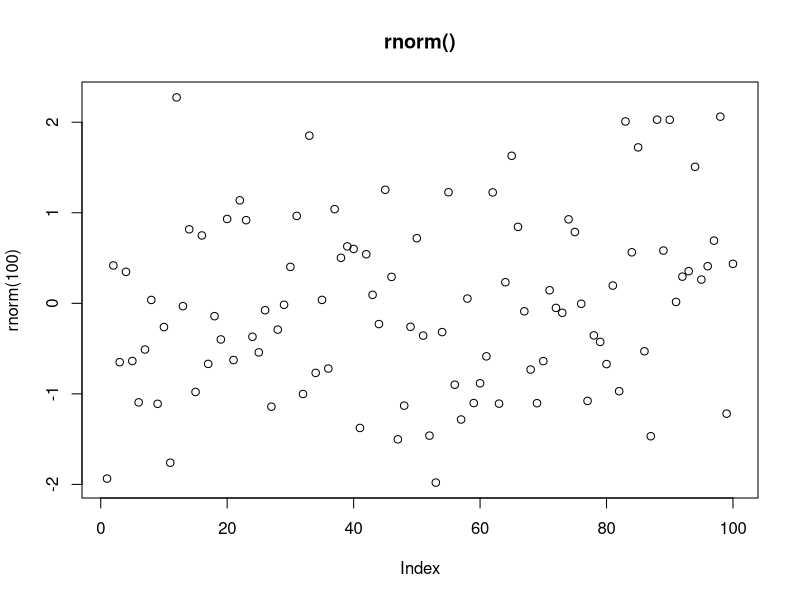
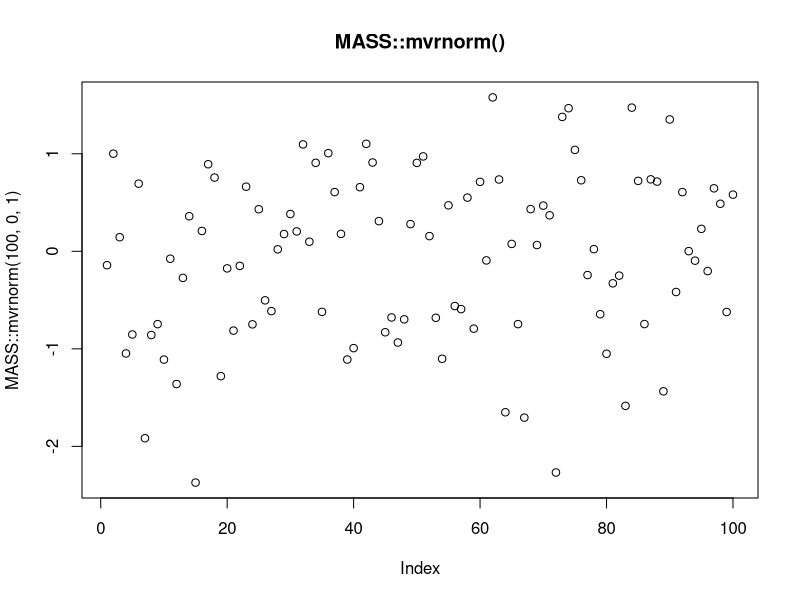

Recreate these plots in R, in order.
## ---- chunk 1

rescale01 <- function(x) {
  rng <- range(x, na.rm = TRUE)
  (x - rng[1]) / (rng[2] - rng[1])
}

rescale01_FALSE <- function(x) {
  rng <- range(x, na.rm = FALSE)
  (x - rng[1]) / (rng[2] - rng[1])
}

test <- c(1,2,3,NA,4,5)

rescale01(test)
rescale01_FALSE(test)
## ---- chunk 2
x <- c(1:10,Inf, c(1:3), Inf, c(1:5), -Inf)
rescale01_mapInf <- function(x) {
rng <- range(x, na.rm = TRUE, finite = TRUE) 
x <- (x - rng[1]) / (rng[2] - rng[1])
x[which(x==Inf)] <- 1
x[which(x==-Inf)] <- 0
return (x)
}
rescale01_mapInf(x)
## ---- chunk 3
x = c(1:5, NA, 1:2, NA, 1:3)
mean(is.na(x))
# rewrite the snippet into a function
proportion_na <- function (x) {
  sum(is.na(x))/length(x)
}
# see if the function output matches the snippet
proportion_na(x)
## ---- chunk 4
x / sum(x, na.rm = TRUE)

divide_by_sum <- function (x) {
  x / sum(x, na.rm = TRUE)
}
divide_by_sum(x)
## ---- chunk 5
sd(x, na.rm = TRUE) / mean(x, na.rm = TRUE)

sd_div_mean <- function (x) {
  sd(x, na.rm = TRUE) / mean(x, na.rm = TRUE)
}
sd_div_mean(x)
## ---- chunk 6
sample_vector <- c(1:10)

variance <- function (x) {
  n <- length(x)
    m <- mean(x)
    (1/(n - 1)) * sum((x - m)^2)
}

skew <- function (x) {
    n <- length(x)
    v <- var(x)
    m <- mean(x)
    third.moment <- (1/(n - 2)) * sum((x - m)^3)
    third.moment/(var(x)^(3/2))
}
# might have to cross-reference this function with other sources to make sure it's correct.

variance(sample_vector)
var(sample_vector)
skew(sample_vector)

## ---- chunk 7
vector1 = c(1, 2, NA, 5, 6)
vector2 = c(NA, 6, NA, 4, 5)

both_na <- function (v1, v2) {
  na1 <- is.na(v1)
  na2 <- is.na(v2)
  intersect(which(na1==TRUE),which(na2==TRUE))
}

vector1
vector2
both_na(vector1,vector2)
## ---- chunk 8
is_directory <- function(x) file.info(x)$isdir
is_readable <- function(x) file.access(x, 4) == 0
## ---- chunk 9
# I commented out the pseudocode so the R markdown file can compile.

# foo_foo %>%
#   hop(through = forest) %>%
#   scoop(up = field_mice) %>%
#   bop(on = head) %>%
#   down(came = good_fairy) %>%
#   scoop(up = field_mice) %>%
#   bop (on = head) %>%
#   give (chances = three) %>%
#   turn (into = goonie)
#   # repeat 3 times, with the # of chances decreasing each time
#   
# play_through (foo_foo, chances) {
#   hop(through = forest) %>%
#   scoop(up = field_mice) %>%
#   bop(on = head) %>%
#   down(came = good_fairy) %>%
#   scoop(up = field_mice) %>%
#   bop (on = head) %>%
#   give (chances = three) %>%
#   turn (into = goonie)
# }
#  
# chances <- 3
# while (chances > 0) {
#   play_through (foo_foo, chances)
#   chances <- chances - 1
# }
#  
## ---- chunk 10
f1 <- function(string, prefix) {
  substr(string, 1, nchar(prefix)) == prefix
}

f1("hello", "he")
f1("hello", "ell")
## ---- chunk 11
f2 <- function(x) {
  if (length(x) <= 1) return(NULL)
  x[-length(x)]
}
x = c(1:10)
x
f2(x)
## ---- chunk 12
f3 <- function(x, y) {
  rep(y, length.out = length(x))
}
x = c(1:10)
x
f3(x, 5)
## ---- chunk 13
library(tidyverse)

preg <- tribble(
  ~pregnant, ~male, ~female,
  "yes",     NA,    10,
  "no",      20,    12
)

# without using functions, convert the pregnant and female columns to booleans (TRUE or FALSE values).
gather(preg, sex, count, male, female) %>%
  mutate(pregnant = pregnant == "yes",
         female = sex == "female") %>%
  select(-sex)
## ---- chunk 14
# write function to convert a vector of strings to TRUE or FALSE, depending on whether the values match a specified string:
string_to_boolean <- function (x, string) {
  x == string
}

# use the function to do the job
gather(preg, sex, count, male, female) %>%
  mutate(pregnant = string_to_boolean(pregnant,"yes"),
         female = string_to_boolean(sex,"female")) %>%
  select(-sex)
## ---- chunk 15

plot(rnorm(100), main = "rnorm()")
plot(MASS::mvrnorm(100,0,1), main = "MASS::mvrnorm()")

## ---- chunk 16
library(lubridate)

greet <- function ( datetime = lubridate::now() ) {
  print(datetime)
  time <- hour(datetime)
  
  if (time < 12) {
    print("good morning")
  } else if (time >= 12 && time < 18) {
    print("good afternoon")
  } else
    print("good evening")
}

greet()
greet(ymd_hms("2016-07-08 08:34:56"))
greet(ymd_hms("2016-07-08 20:34:56"))
greet(ymd_hms("2016-07-08 15:34:56"))
## ---- chunk 17
fizzbuzz <- function ( input ) {
  if (input %% 3 == 0 && input %% 5 == 0) {
    print("fizzbuzz")
  } else if ( input %% 5 == 0 ) {
    print ("buzz")
  } else if ( input %% 3 == 0 ) {
    print ("fizz")
  } else
    print (input)
}

fizzbuzz(15)
fizzbuzz(10)
fizzbuzz(9)
fizzbuzz(4)

## ---- chunk 18
# if (temp <= 0) {
#   "freezing"
# } else if (temp <= 10) {
#   "cold"
# } else if (temp <= 20) {
#   "cool"
# } else if (temp <= 30) {
#   "warm"
# } else {
#   "hot"
# }

temp_range <- c(-5:40)
# without labels
cut(temp_range, breaks = c(-100, 0, 10, 20, 30, 100), right = TRUE)
table(cut(temp_range, breaks = c(-100, 0, 10, 20, 30, 100), right = TRUE))
# with labels
cut(temp_range, breaks = c(-100, 0, 10, 20, 30, 100), labels = c("freezing", "cold", "cool", "warm", "hot"), right = TRUE)
table(cut(temp_range, breaks = c(-100, 0, 10, 20, 30, 100), labels = c("freezing", "cold", "cool", "warm", "hot"), right = TRUE))
## ---- chunk 19

test_switch <- function ( x ) {
  switch(x, 
         "first choice after EXPR",
         2,
         "third",
         "4th choice after EXPR"
         )
}
test_switch(1)
test_switch(2)
test_switch(3)
test_switch(4)
typeof(test_switch(5))
## ---- chunk 20
test_switch <- function (x) {
  switch(x, 
    a = ,
    b = "ab",
    c = ,
    d = "cd"
  )
}

test_switch("a")
test_switch("b")
test_switch("c")
test_switch("d")
test_switch("e")
typeof(test_switch("e"))
## ---- chunk 21
commas <- function(...) stringr::str_c(..., collapse = ", ")
commas(letters[1:10])
# this produces an error:
# commas(letters[1:10], collapse = "-")

# to produce the intended output, modify the commas function.

hyphens <- function(...) stringr::str_c(..., collapse = "-")
hyphens(letters[1:10])

## ---- chunk 22
insert_between <- function(..., insert = ", ") stringr::str_c(..., collapse = insert)
insert_between (letters[1:10])
insert_between (letters[1:10], insert = "-")
## ---- chunk 23
# The original rule function, showing what happens if multiple characters were supplied:
rule <- function(..., pad = "-") {
  title <- paste0(...)
  width <- getOption("width") - nchar(title) - 5
  cat(title, " ", stringr::str_dup(pad, width), "\n", sep = "")
}

rule("Important output")
rule("Title", pad = "-+")
## ---- chunk 24
# An improved version that scales the padding based on the character length:
scaled_rule <- function(..., pad = "-") {
  title <- paste0(...)
  pad_length <- nchar(pad)
  print(str_c("Number of characters in pad: ", pad_length))
  width <- (getOption("width") - nchar(title) - 5)/pad_length
  print(str_c("Number of times pad was duplicated: ", width))
  cat(title, " ", stringr::str_dup(pad, width), "\n", sep = "")
}
scaled_rule("Important output")
scaled_rule("Title", pad = "-+")

## ---- chunk 25
x = c(1,1,1:10,1,1)
mean(x)
mean(x, trim = 0.2)
## ---- chunk 26
x = c(1:20)
y = c(1,1,1,1:15, 5, 6)
cor(x,y)
cor(x,y, method = "kendall")
cor(x,y, method = "spearman")
